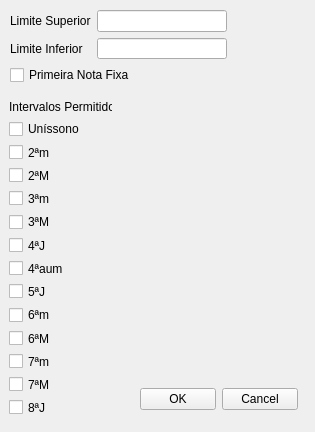
<?xml version="1.0" encoding="UTF-8"?>
<ui version="4.0">
 <class>VariationsForm</class>
 <widget class="QWidget" name="VariationsForm">
  <property name="geometry">
   <rect>
    <x>0</x>
    <y>0</y>
    <width>315</width>
    <height>432</height>
   </rect>
  </property>
  <property name="windowTitle">
   <string>Variações - Configuração</string>
  </property>
  <widget class="QWidget" name="">
   <property name="geometry">
    <rect>
     <x>9</x>
     <y>100</y>
     <width>103</width>
     <height>316</height>
    </rect>
   </property>
   <layout class="QVBoxLayout" name="verticalLayout_4">
    <item>
     <widget class="QLabel" name="label">
      <property name="text">
       <string>Intervalos Permitidos</string>
      </property>
     </widget>
    </item>
    <item>
     <layout class="QVBoxLayout" name="verticalLayout_3">
      <item>
       <widget class="QCheckBox" name="checkBox">
        <property name="text">
         <string>Uníssono</string>
        </property>
       </widget>
      </item>
      <item>
       <widget class="QCheckBox" name="checkBox_2">
        <property name="text">
         <string>2ªm</string>
        </property>
       </widget>
      </item>
      <item>
       <widget class="QCheckBox" name="checkBox_3">
        <property name="text">
         <string>2ªM</string>
        </property>
       </widget>
      </item>
      <item>
       <widget class="QCheckBox" name="checkBox_4">
        <property name="text">
         <string>3ªm</string>
        </property>
       </widget>
      </item>
      <item>
       <widget class="QCheckBox" name="checkBox_5">
        <property name="text">
         <string>3ªM</string>
        </property>
       </widget>
      </item>
      <item>
       <widget class="QCheckBox" name="checkBox_6">
        <property name="text">
         <string>4ªJ</string>
        </property>
       </widget>
      </item>
      <item>
       <widget class="QCheckBox" name="checkBox_7">
        <property name="text">
         <string>4ªaum</string>
        </property>
       </widget>
      </item>
      <item>
       <widget class="QCheckBox" name="checkBox_8">
        <property name="text">
         <string>5ªJ</string>
        </property>
       </widget>
      </item>
      <item>
       <widget class="QCheckBox" name="checkBox_9">
        <property name="text">
         <string>6ªm</string>
        </property>
       </widget>
      </item>
      <item>
       <widget class="QCheckBox" name="checkBox_10">
        <property name="text">
         <string>6ªM</string>
        </property>
       </widget>
      </item>
      <item>
       <widget class="QCheckBox" name="checkBox_11">
        <property name="text">
         <string>7ªm</string>
        </property>
       </widget>
      </item>
      <item>
       <widget class="QCheckBox" name="checkBox_12">
        <property name="text">
         <string>7ªM</string>
        </property>
       </widget>
      </item>
      <item>
       <widget class="QCheckBox" name="checkBox_13">
        <property name="text">
         <string>8ªJ</string>
        </property>
       </widget>
      </item>
     </layout>
    </item>
   </layout>
  </widget>
  <widget class="QWidget" name="">
   <property name="geometry">
    <rect>
     <x>140</x>
     <y>387</y>
     <width>158</width>
     <height>25</height>
    </rect>
   </property>
   <layout class="QHBoxLayout" name="horizontalLayout_2">
    <item>
     <widget class="QPushButton" name="pushButtonOK">
      <property name="text">
       <string>OK</string>
      </property>
     </widget>
    </item>
    <item>
     <widget class="QPushButton" name="pushButtonCancel">
      <property name="text">
       <string>Cancel</string>
      </property>
     </widget>
    </item>
   </layout>
  </widget>
  <widget class="QWidget" name="">
   <property name="geometry">
    <rect>
     <x>10</x>
     <y>10</y>
     <width>217</width>
     <height>75</height>
    </rect>
   </property>
   <layout class="QVBoxLayout" name="verticalLayout_5">
    <item>
     <layout class="QHBoxLayout" name="horizontalLayout">
      <item>
       <layout class="QVBoxLayout" name="verticalLayout">
        <item>
         <widget class="QLabel" name="labelLimiteSuperior">
          <property name="text">
           <string>Limite Superior</string>
          </property>
         </widget>
        </item>
        <item>
         <widget class="QLabel" name="labelLimiteInferior">
          <property name="text">
           <string>Limite Inferior</string>
          </property>
         </widget>
        </item>
       </layout>
      </item>
      <item>
       <layout class="QVBoxLayout" name="verticalLayout_2">
        <item>
         <widget class="QLineEdit" name="lineEditLimiteSuperior"/>
        </item>
        <item>
         <widget class="QLineEdit" name="lineEditLimiteInferior"/>
        </item>
       </layout>
      </item>
     </layout>
    </item>
    <item>
     <widget class="QCheckBox" name="checkBoxStatic">
      <property name="text">
       <string>Primeira Nota Fixa</string>
      </property>
      <property name="tristate">
       <bool>false</bool>
      </property>
     </widget>
    </item>
   </layout>
  </widget>
 </widget>
 <resources/>
 <connections/>
</ui>
